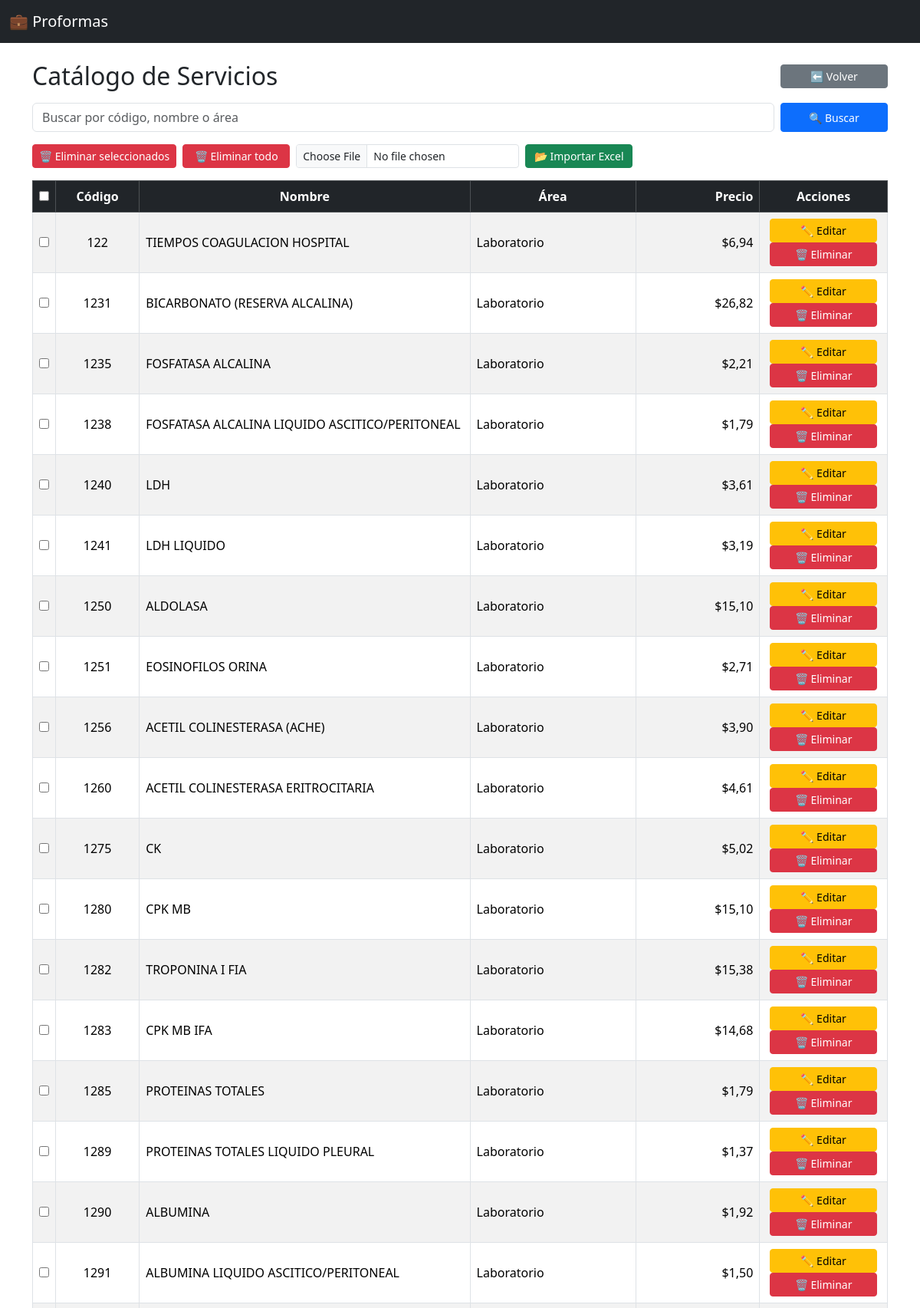
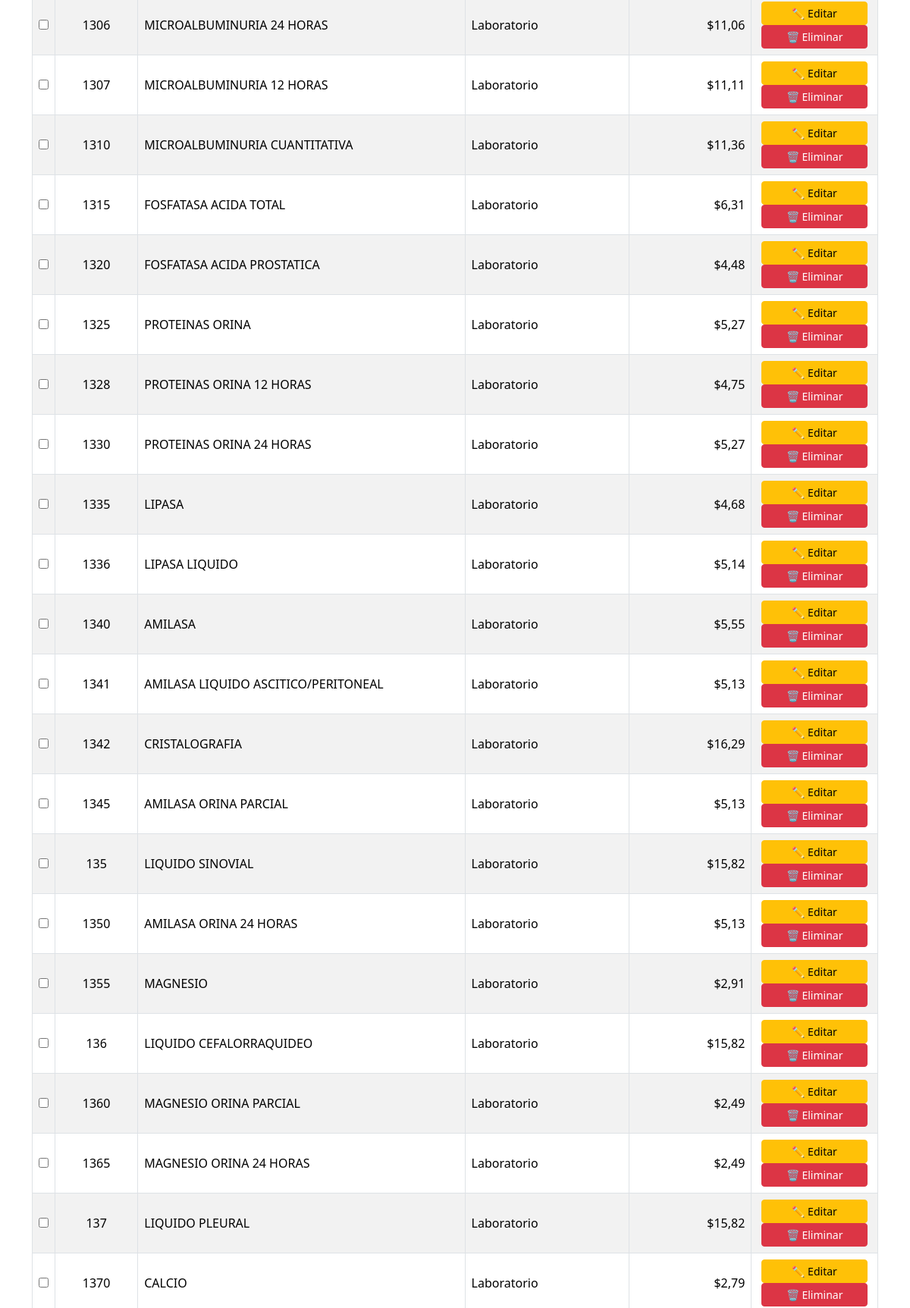
Screenshot of /catalogo/?q=&page=3 (upper part) with the database file from the repository (2 pictures, top to bottom).
### catalogo/models.py (models this page shows, shortened)
class Servicio(models.Model):
    codigo = models.CharField(max_length=20, unique=True)
    nombre = models.CharField(max_length=255)
    area = models.CharField(max_length=100, blank=True, null=True)
    costo_base = models.DecimalField(max_digits=10, decimal_places=2)
    pvp_sugerido = models.DecimalField(max_digits=10, decimal_places=2)
    pvp_corporativo = models.DecimalField(max_digits=10, decimal_places=2, blank=True, null=True)
    porcentaje_ganancia = models.DecimalField(max_digits=5, decimal_places=2, help_text="Ej: 30 para 30%")
    activo = models.BooleanField(default=True)

### catalogo/views.py (the view)
# urls.py: path("", views.servicio_list, name="servicio_list"),
def servicio_list(request):
    query = request.GET.get("q", "")
    if query:
        servicios = Servicio.objects.filter(
            Q(nombre__icontains=query) |
            Q(codigo__icontains=query) |
            Q(area__icontains=query)
        )
    else:
        servicios = Servicio.objects.all()
    paginator = Paginator(servicios.order_by("codigo"), 50)
    page_number = request.GET.get("page")
    page_obj = paginator.get_page(page_number)
    return render(request, "catalogo/servicio_list.html", {
        "servicios": page_obj.object_list,
        "page_obj": page_obj,
        "query": query,
    })

### catalogo/templates/catalogo/servicio_list.html (shortened to what this page needs)
{% extends "base.html" %}
{% block content %}
<div class="d-flex justify-content-between align-items-center mb-3">
  <h2 class="mb-0">Catálogo de Servicios</h2>
  <a href="{% url 'proforma_list' %}" class="btn btn-secondary btn-sm">⬅ Volver</a>
</div>
<form method="get" class="d-flex mb-3">
  <input type="text" name="q" class="form-control me-2" placeholder="Buscar por código, nombre o área" value="{{ query }}">
  <button type="submit" class="btn btn-primary btn-sm">🔍 Buscar</button>
</form>
<div class="mb-3 d-flex gap-2 flex-wrap">
  <form method="post" action="{% url 'servicio_bulk_delete' %}">
    <button type="submit" class="btn btn-danger btn-sm" onclick="return confirm('¿Eliminar los seleccionados?');">🗑 Eliminar seleccionados</button>
  </form>
  <a href="{% url 'servicio_delete_all' %}" class="btn btn-danger btn-sm" onclick="return confirm('⚠️ Esto eliminará toda la base. ¿Seguro?');">🗑 Eliminar todo</a>
  <form method="post" action="{% url 'importar_catalogo' %}" enctype="multipart/form-data" class="d-flex gap-2">
    <input type="file" name="archivo" accept=".xlsx" required class="form-control form-control-sm">
    <button type="submit" class="btn btn-success btn-sm">📂 Importar Excel</button>
  </form>
</div>
<form method="post" action="{% url 'servicio_bulk_delete' %}">
  <table class="table table-striped table-hover table-bordered align-middle">
    <thead class="table-dark text-center">
      <tr>
        <th><input type="checkbox" id="select-all"></th>
        <th style="width:10%;">Código</th>
        <th style="width:40%;">Nombre</th>
        <th style="width:20%;">Área</th>
        <th style="width:15%; text-align:right;">Precio</th>
        <th style="width:15%;">Acciones</th>
      </tr>
    </thead>
    <tbody>
      {% for s in servicios %}
      <tr>
        <td class="text-center"><input type="checkbox" name="seleccionados" value="{{ s.id }}"></td>
        <td class="text-center">{{ s.codigo }}</td>
        <td>{{ s.nombre }}</td>
        <td>{{ s.area }}</td>
        <td class="text-end">${{ s.pvp_sugerido }}</td>
        <td class="text-center">
          <button type="button" class="btn btn-warning btn-sm" data-bs-toggle="modal" data-bs-target="#modalEditar{{ s.id }}">✏️ Editar</button>
          <a href="{% url 'servicio_delete' s.pk %}" class="btn btn-danger btn-sm" onclick="return confirm('¿Eliminar {{ s.nombre }}?');">🗑 Eliminar</a>
        </td>
      </tr>
      {% empty %}
      <tr><td colspan="6" class="text-center">No hay servicios registrados.</td></tr>
      {% endfor %}
    </tbody>
  </table>
</form>
{% endblock %}

### catalogo/templates/catalogo/servicio_list.html (style rules this page uses)
.btn-sm { min-width: 140px; }

### rows the page displays
Servicio: codigo "122", nombre "TIEMPOS COAGULACION HOSPITAL", area "Laboratorio", pvp_sugerido "6,94"
Servicio: codigo "1231", nombre "BICARBONATO (RESERVA ALCALINA)", area "Laboratorio", pvp_sugerido "26,82"
Servicio: codigo "1240", nombre "LDH", area "Laboratorio", pvp_sugerido "3,61"
Servicio: codigo "1241", nombre "LDH LIQUIDO", area "Laboratorio", pvp_sugerido "3,19"
Servicio: codigo "1250", nombre "ALDOLASA", area "Laboratorio", pvp_sugerido "15,10"
Servicio: codigo "1251", nombre "EOSINOFILOS ORINA", area "Laboratorio", pvp_sugerido "2,71"
Servicio: codigo "1256", nombre "ACETIL COLINESTERASA (ACHE)", area "Laboratorio", pvp_sugerido "3,90"
Servicio: codigo "1260", nombre "ACETIL COLINESTERASA ERITROCITARIA", area "Laboratorio", pvp_sugerido "4,61"
Servicio: codigo "1275", nombre "CK", area "Laboratorio", pvp_sugerido "5,02"
Servicio: codigo "1280", nombre "CPK MB", area "Laboratorio", pvp_sugerido "15,10"
Servicio: codigo "1282", nombre "TROPONINA I FIA", area "Laboratorio", pvp_sugerido "15,38"
Servicio: codigo "1283", nombre "CPK MB IFA", area "Laboratorio", pvp_sugerido "14,68"
Servicio: codigo "1285", nombre "PROTEINAS TOTALES", area "Laboratorio", pvp_sugerido "1,79"
Servicio: codigo "1289", nombre "PROTEINAS TOTALES LIQUIDO PLEURAL", area "Laboratorio", pvp_sugerido "1,37"
Servicio: codigo "1290", nombre "ALBUMINA", area "Laboratorio", pvp_sugerido "1,92"
Servicio: codigo "1291", nombre "ALBUMINA LIQUIDO ASCITICO/PERITONEAL", area "Laboratorio", pvp_sugerido "1,50"
Servicio: codigo "1306", nombre "MICROALBUMINURIA 24 HORAS", area "Laboratorio", pvp_sugerido "11,06"
Servicio: codigo "1307", nombre "MICROALBUMINURIA 12 HORAS", area "Laboratorio", pvp_sugerido "11,11"
Servicio: codigo "1310", nombre "MICROALBUMINURIA CUANTITATIVA", area "Laboratorio", pvp_sugerido "11,36"
Servicio: codigo "1325", nombre "PROTEINAS ORINA", area "Laboratorio", pvp_sugerido "5,27"
Servicio: codigo "1328", nombre "PROTEINAS ORINA 12 HORAS", area "Laboratorio", pvp_sugerido "4,75"
Servicio: codigo "1330", nombre "PROTEINAS ORINA 24 HORAS", area "Laboratorio", pvp_sugerido "5,27"
Servicio: codigo "1335", nombre "LIPASA", area "Laboratorio", pvp_sugerido "4,68"
Servicio: codigo "1336", nombre "LIPASA LIQUIDO", area "Laboratorio", pvp_sugerido "5,14"
Servicio: codigo "1340", nombre "AMILASA", area "Laboratorio", pvp_sugerido "5,55"
Servicio: codigo "1341", nombre "AMILASA LIQUIDO ASCITICO/PERITONEAL", area "Laboratorio", pvp_sugerido "5,13"
Servicio: codigo "1342", nombre "CRISTALOGRAFIA", area "Laboratorio", pvp_sugerido "16,29"
Servicio: codigo "1345", nombre "AMILASA ORINA PARCIAL", area "Laboratorio", pvp_sugerido "5,13"
Servicio: codigo "135", nombre "LIQUIDO SINOVIAL", area "Laboratorio", pvp_sugerido "15,82"
Servicio: codigo "1350", nombre "AMILASA ORINA 24 HORAS", area "Laboratorio", pvp_sugerido "5,13"
Servicio: codigo "1355", nombre "MAGNESIO", area "Laboratorio", pvp_sugerido "2,91"
Servicio: codigo "136", nombre "LIQUIDO CEFALORRAQUIDEO", area "Laboratorio", pvp_sugerido "15,82"
Servicio: codigo "1360", nombre "MAGNESIO ORINA PARCIAL", area "Laboratorio", pvp_sugerido "2,49"
Servicio: codigo "1365", nombre "MAGNESIO ORINA 24 HORAS", area "Laboratorio", pvp_sugerido "2,49"
Servicio: codigo "137", nombre "LIQUIDO PLEURAL", area "Laboratorio", pvp_sugerido "15,82"
Servicio: codigo "1370", nombre "CALCIO", area "Laboratorio", pvp_sugerido "2,79"
